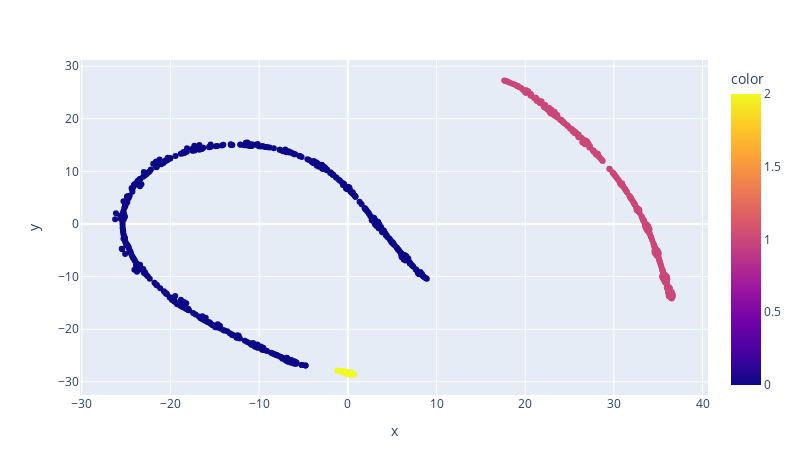

The notebook cell this image was saved under:
### Code cell
# '''
# Clustering of t-SNE using K-means

# X = [Country, Time, Features]
# Plot the clusters against properties
# '''
# X = X_embedded
# kmeans = KMeans(n_clusters=3, random_state=0).fit(X)
# # plt.scatter(X[:, 0], X[:, 1], c= kmeans.labels_)
# scatter2d(X, kmeans.labels_, [0, 1])

'''
Clustering of t-SNE using DBSCAN
'''
X = X_embedded
dbs = DBSCAN(eps=2, n_jobs=-1).fit(X)
scatter2d(X, dbs.labels_, [0, 1])

### Figure 1 — Plotly figure (JSON) as saved in the notebook; plotly's stock layout.template omitted (floating-point values rounded to 4 significant figures; data arrays with more than 128 entries replaced by an {"elided": "..."} marker saying what was removed)
{"data": [{"hovertemplate": "x=%{x}<br>y=%{y}<br>color=%{marker.color}<extra></extra>", "legendgroup": "", "marker": {"color": {"elided": "720 int values"}, "coloraxis": "coloraxis", "symbol": "circle"}, "mode": "markers", "name": "", "orientation": "v", "showlegend": false, "type": "scatter", "x": {"elided": "720 float values"}, "xaxis": "x", "y": {"elided": "720 float values"}, "yaxis": "y"}], "layout": {"coloraxis": {"colorbar": {"title": {"text": "color"}}, "colorscale": [[0, "#0d0887"], [0.1111, "#46039f"], [0.2222, "#7201a8"], [0.3333, "#9c179e"], [0.4444, "#bd3786"], [0.5556, "#d8576b"], [0.6667, "#ed7953"], [0.7778, "#fb9f3a"], [0.8889, "#fdca26"], [1, "#f0f921"]]}, "height": 475, "legend": {"tracegroupgap": 0}, "margin": {"t": 60}, "width": 800, "xaxis": {"anchor": "y", "domain": [0, 1], "title": {"text": "x"}}, "yaxis": {"anchor": "x", "domain": [0, 1], "title": {"text": "y"}}}}
